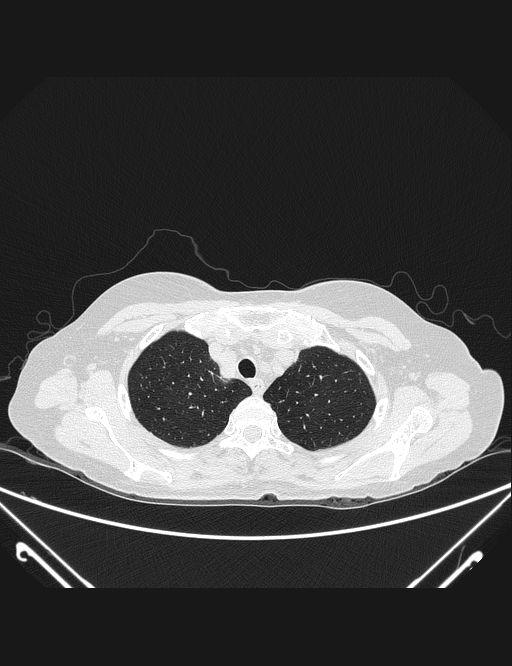
%> input picture 1.jpg, 512 x 666 px
$ octave detect_for_demo.m   (GNU Octave 9; MATLAB toolbox functions it lacks are replaced by stand-ins)
%> lines starting %> are read from the running program, lines starting %| are printed output that depends on the picture; in (x1, y1, x2, y2) boxes, pixels count from 0 and x2, y2 are one past the last pixel; in counts of white or black regions, pixels touching at a corner belong together; the program's own positions count from 1
### lung_for_demo.m
function [  n1, im_bw3, im_bwf,bw] = lung_for_demo( img,img_adj,num)
% 肺部影像分割
  level=graythresh(img);
        bw_img =im2bw(img,level);
%    bw_img  = my_2Dotsu(img);
%     figure,imshow(bw_img),title('bw_img'); %%% %%%%

    %/*****第一次標記**********/
    [im_label,n1] = bwlabel(bw_img,8); % 標記show_X_fill內的面積數
% [12 lines of commented-out code are left out]

    for n11=1:n1
        l1=find(im_label==n11);
%                 [l11,l12]=find(im_label==n11);
        X1(n11)=length(l1);
              end
    [number lable]=max(X1);
    im_label(im_label~=lable)=0;
    bw_img=logical(im_label);
    figure,imshow(bw_img),title('label_1'); % 顯示第一次標記結果 %%%
% [5 lines of commented-out code are left out]
    im_fill=imfill(bw_img,'holes');
%     figure,imshow(im_fill),title('im_fill');% 顯示肺部全輪廓 %%%

    in_lung=uint8(im_fill).*img_adj{num};
%     figure,imshow(in_lung),title('in_lung'); %%%

    bw=in_lung;
    in_lung(in_lung==0)=[];
%      threshold=graythresh(in_lung);
%         bw_img =im2bw(img,level);
    [in_lung threshold]= my_2Dotsu( in_lung);%     level=graythresh(in_lung); %     bw=im2bw(bw,level);
    bw=my_bw(bw,threshold);
%     figure;imshow(bw),title('bw'); %%%

    im_bw2 = bwareaopen(bw, 10000,8); % 去除過小點(內部節節或腫瘤)
%     figure,imshow(im_bw2),title('im_bw2');  % %%%

%     out_lung=im_bw2;
% %     figure,imshow(out_lung),title('out_lung');  % %%%
%
%     out_lung_asq=uint8(logical(out_lung)).*img; % 原始外圍之影像

    % 將肺部區域反白以提取內部輪廓
    im_fill=imfill(im_bw2,'holes'); % 使用補洞法
    im_bw2(repmat(~im_fill,1))=1; % 把整個肺部區(imfill)變0(黑)，
    % 找出前面二值化影像後的肺部外圍變1將其變白(1)。
    % 即將背景像素設為1，所以im_bw2中有節節處變為0(黑)，其他韋1(白)
    %figure,imshow(im_fill); % 5,title('im_fill')
    % % figure,imshow(~im_fill),title('~1');
    % figure,imshow(~im_bw2),title('~2');
    % figure,imshow(im_bw2); % 6,title('~3')


    [M N]=size(im_bw2);

    im_bw3=zeros(M,N);
    im_bw3= imcomplement(im_bw2);% 將肺部內部(有腫瘤區域>左肺與右肺)提取，貼入新圖，並反白
% [7 lines of commented-out code are left out]

    im_bwf=im_bw3.*bw;  % 使用點乘，抓出肺內部的點
%     figure,imshow(im_bwf),title('img_bwf');  % %%%
%
%     im_grayd=double(img);
%     img_bwf3= uint8(im_bw3.*im_grayd);  % 2塊遮罩乘上原始灰階圖，顯示腫瘤原本灰階值
% %     figure,imshow(img_bwf3),title('img_bwf3'); %%%顯示肺內部資訊


end

### my_2Dotsu.m
function [ out_img threshold ] = my_2Dotsu( img )
% 二維Otsu法，將空間訊息加入一維otsu法的概念。
% 製作二維值方圖，以鄰域平均值及灰階值出現機率製作。
% 將灰階影像(0~255)分割出前景(1)，背景(0)之二值化影像。
% img為輸入圖
% out_img為輸出圖
% 使用my_bw函式將影像變二值化

%/*****teat*****/
% clc,clear,close all
% % img=imread('data\1145566\1145566-before\1145566 _20050923_CT_3546_11.jpg');
% % img=imread('data\2284072\2284072-before\2284072 _20090123_CT_1005_47_10.jpg');
% img=imread('data\2916451\2916451-before\2916451 _20170131_CT_6_30.jpg');
% figure,imshow(img),title('original');

% img=rgb2gray(img);
% figure,imshow(img),title('gray');
% img=wiener2(img);
% img=adapthisteq(img);
% img=255-img;
% figure,imshow(img),title('c');
%/***************/


[m n]=size(img); % 讀取影像長寬
% hist=zeros(256,1); % 存放灰階影像中每個像素(1~256)出限次數
r=1;    %鄰域半徑

imgn=zeros(m+2*r+1,n+2*r+1);
imgn(r+1:m+r,r+1:n+r)=img;

imgn(1:r,r+1:n+r)=img(1:r,1:n);                 %上
imgn(1:m+r,n+r+1:n+2*r+1)=imgn(1:m+r,n:n+r);    %右
imgn(m+r+1:m+2*r+1,r+1:n+2*r+1)=imgn(m:m+r,r+1:n+2*r+1);    %下
imgn(1:m+2*r+1,1:r)=imgn(1:m+2*r+1,r+1:2*r);       %左

hist=zeros(256,256);
for i=1+r:r+m
    for j=1+r:r+n
        pix1=uint8(imgn(i,j));
        pix2=uint8(mean2(imgn(i-r:i+r,j-r:j+r)));
        hist(pix1+1,pix2+1)=hist(pix1+1,pix2+1)+1;
    end
end
% figure,
% b1=mesh(double(hist));
% set(b1,'FaceColor','b','EdgeColor','w');
h1=zeros(256,1);
for c=1:256
    h1(c)=hist(c,c);
end
h=h1./(m*n); % 計算每個像素出現機率

var=zeros(256,1); % 存放變異數之矩陣
for t=1:256
    w0=sum(h(1:t)); % 計算第一類（背景）在影像中出現機率
    w1=sum(h(t+1:end));% 計算第二類（前景）在影像中出現機率
    u0=sum(h(1:t).*(1:t)')/w0;% 計算第一類平均值
    u1=sum(h(t+1:end).*(t+1:256)')/w1;% 計算第二類平均值
    var(t)=w0*w1*((u1-u0).^2); %計算兩類間變異數
end

[value threshold]=max(var(:)); % 計算兩類間最大變異數求出最大閥值

out_img=my_bw(img,threshold);
% figure,imshow(out_img),title('bw');

end

### my_bw.m
function [ out_img  ] = my_bw( img,threshold )
% 自製簡易二值化
% img為輸入之灰階影像
% threshold為閥值，可由graythreshold函式自動找(Otsu)或自行手動給
% out_img為輸出之二值化影像(類型:logical)

% % test%
% img=imread('data\1145566\1145566-before\1145566 _20050923_CT_3546_11.jpg');
% img=imread('G:\code0323\data\1080322\2891298\2891298-BEFORE/2891298 _20170426_CT_401_81_08.jpg');
% figure,imshow(img),title('origin');
%
% img=rgb2gray(img);

% img=(img-25)*3-40;
% figure,imshow(img),title('contrast enhence_before bw');
% % test %


% 閥值 (0~255)
% threshold=150; % 自行手動給之閥值
% threshold=graythresh(img)*255;

[M N]=size(img);
out_img=zeros(M,N);

for i=1:1:M
    for j=1:1:N

        if img(i,j)>threshold
            img(i,j)=255;

        else
              img(i,j)=0;
        end

    end
end
out_img=logical(img);
% figure,imshow(out_img),title('bw');

end

### detect_for_demo.m
% function [  p_seed,  x_seed,  y_seed ] = detect(dname, AA,spacing,slic_thick  )

%% test
clc;clear;close all;
[filename,pathname] = uigetfile({'*.jpg';'*.*'},'please load one image');
%> the answer given: 1.jpg
AA=1;
spacing1=0.8;
spacing=spacing1;
slic_thick= 1;
dname =[pathname(1:length(pathname)-1)];


%% 載入訓練模組
load ('Mod.mat');
% load svmStruct;
load('ann_PD_net')
load('ann_PD_maxI')
load('ann_PD_minI')

%% 設定初值
imcount=0;
count=0;
count1=0;
im_sum=0;
x_num1=0;

imi=repmat(uint8(0),512,512,300);
lung3=repmat(logical(0),512,512,300);
thr_d=repmat(uint8(0),512,512,300);

imlocation=[];
se1=strel('disk',1);
se20=strel('disk',15);

% tic
for num=1:300

    %% 讀取影像
    imcount=1+imcount;
    im_n=int2str(imcount);
    im_name=[dname '\' im_n '.jpg'];

    % 有無檔案，無檔案停止
    exc=exist(im_name,'file');

    if isequal([im_name],[0]);
        msgbox('請重新選擇影像。');
        return;
    end

    if exc~=0
        im=imread(im_name);
%> im is the input picture: size 666x512x3 uint8; min 0, max 255, mean 73.9
        im=im(:,:,1);
%> im: size 666x512 uint8
        [yy,xx]=size(im);
%> yy = 666; xx = 512
        if yy==666
            im=im(78:589,:);
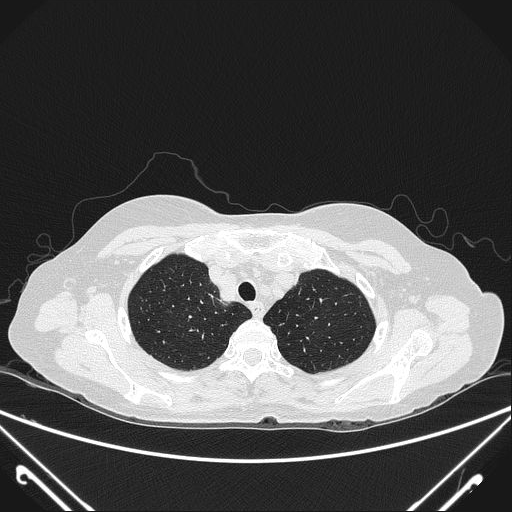
%> im: size 512x512 uint8; min 0, max 255, mean 88.9
        end

%                   figure,imshow(im),title('原圖');
        img_org{num}=im;

        %% 影像前處理
        im= medfilt2(im);
%         im= wiener2(im);
%                 figure,imshow(im),title('中值濾波');
%         img_filter{num}=im;

        im=imadjust(im);
%                figure,imshow(im),title('gamma轉換');
        img_adjust{num}=im;

        im=imsharpen(im,'Amount',2);
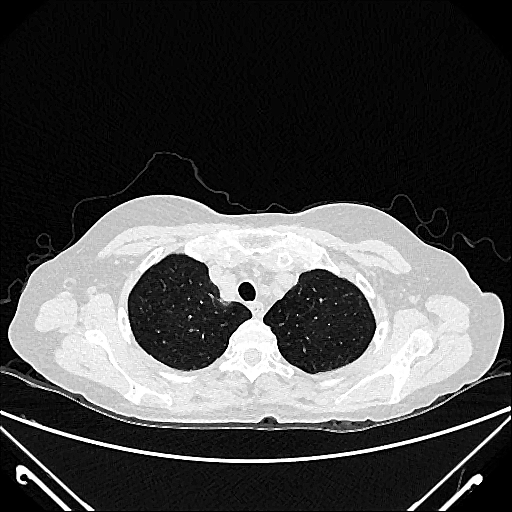
%> im: size 512x512 uint8; min 0, max 255, mean 71.6
        %         figure,imshow(im),title('銳化'); % 顯示銳化後切片影像 %
%         img_sharp{num}=im;

        %% 影像分割
        yy=im;
        thr_d(:,:,num)=yy; % 三維


           [ n1, im_bw3, im_bwf,bw] = lung_for_demo( im,img_adjust,num);
%> in lung_for_demo, `level=graythresh(img);`: level = 0.455
%> in lung_for_demo, `bw_img =im2bw(img,level);`:
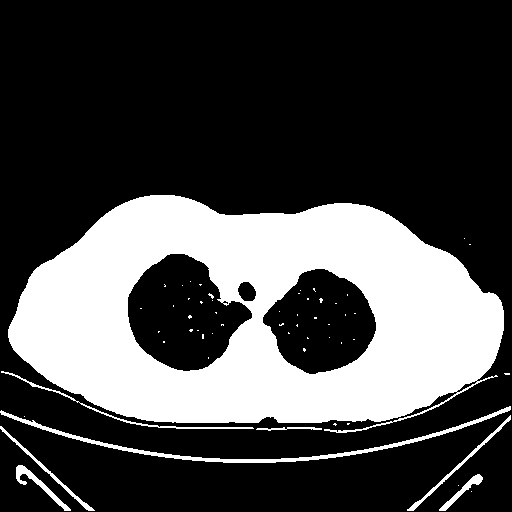
%> bw_img: size 512x512 logical; 28.7% white; 57 white regions (49 under 20 px), largest, box (x1, y1, x2, y2) and area: (8, 195, 504, 433) 70750, (0, 406, 511, 463) 2021, (1, 371, 254, 429) 526
%> in lung_for_demo, `[im_label,n1] = bwlabel(bw_img,8);`:
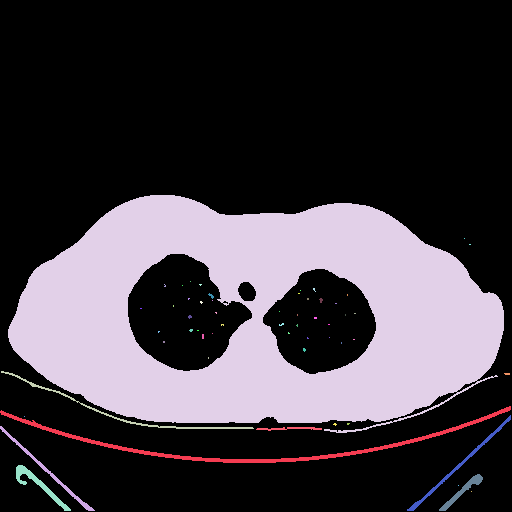
%> im_label: size 512x512 double; 58 distinct labels, from 0 to 57; one colour per label, 0 black
%> in lung_for_demo, `[im_label,n1] = bwlabel(bw_img,8);`: n1 = 57
%> the loop in lung_for_demo, `for n11=1:n1` made 57 passes
%> l1 on passes 6, 7, 8, 9, 10, 11, 12, 13, 16, 17, 18, 19: 12705, [71989; 72501], [81228; 81229; 81740], [83798; 83799; 84310; 84311], [84253; 84255; 84766; 84767], [88882; 88883], 93470, [96555; 96556; 97067], 97562, [101195; 101707], [102173; 102685; 102686; 103197], [102702; 102703; 103214; 103215; 103216; 103727]
%> after the loop in lung_for_demo, `for n11=1:n1`: X1 = 57 values, max 70750 at index 4, min 1 at index 6, mean 1320.4
%> in lung_for_demo, `[number lable]=max(X1);`: number = 70750; lable = 4
%> in lung_for_demo, `im_label(im_label~=lable)=0;`:
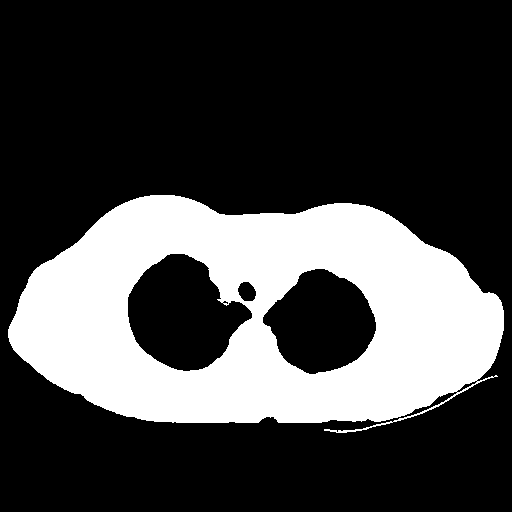
%> im_label: size 512x512 double; values 0 (black) and 4 (white), 27% white; 1 white region, box (x1, y1, x2, y2) and area: (8, 195, 504, 433) 70750
%> in lung_for_demo, `im_fill=imfill(bw_img,'holes');`: im_fill: size 512x512 logical; 33.9% white; 1 white region, box (x1, y1, x2, y2) and area: (8, 195, 504, 433) 88759
%> in lung_for_demo, `in_lung=uint8(im_fill).*img_adj{num};`:
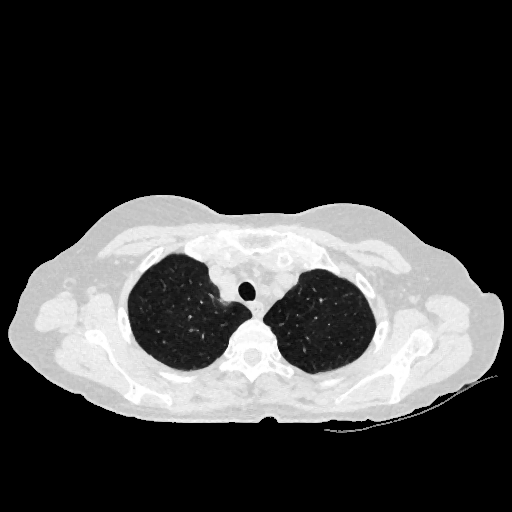
%> in_lung: size 512x512 uint8; min 0, max 255, mean 61.3
%> after the loop in my_2Dotsu, `for i=1+r:r+m`:
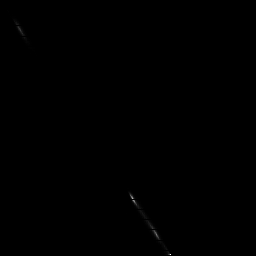
%> hist: size 256x256 double; min 0, max 2146, mean 1.4; drawn with min black and max white
%> after the loop in my_2Dotsu, `for c=1:256`: h1 = 256 values, max 6 at index 24, min 0 at index 1, mean 0.258
%> in my_2Dotsu, `h=h1./(m*n);`: h = 256 values, max 6.76e-05 at index 24, min 0 at index 1, mean 2.9e-06
%> the loop in my_2Dotsu, `for t=1:256` made 256 passes
%> (w0, w1, u0, u1) on passes 1 to 3: (0, 0.000744, NaN, 32.33), (0, 0.000744, NaN, 32.33), (0, 0.000744, NaN, 32.33)
%> in my_2Dotsu, `[value threshold]=max(var(:));`: value = 0.000145; threshold = 36
%> (the run ends here)
